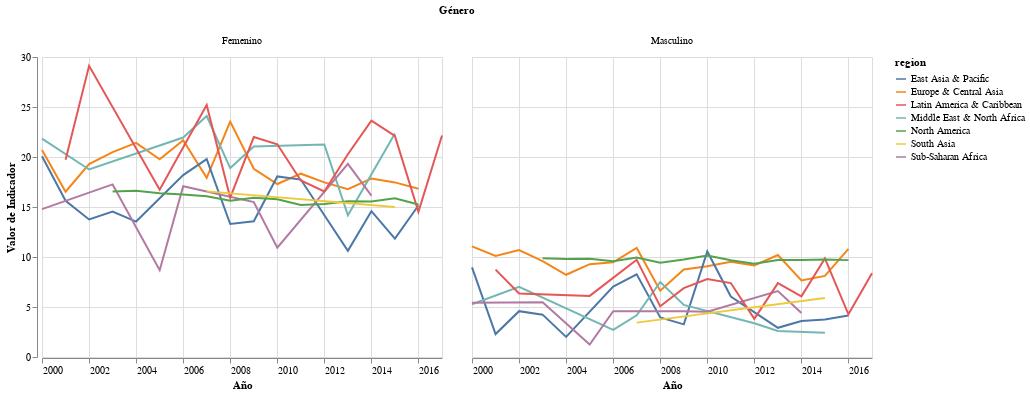

The notebook cell this image was saved under:
### Code cell
# para el primer gráfico agrego un selector por región para visualizar mejor los cambios 
input_dropdown = alt.binding_select(
    options = ['East Asia & Pacific', 'Europe & Central Asia', 'Latin America & Caribbean',
               'Middle East & North Africa', 'North America', 'South Asia', 'Sub-Saharan Africa']
)

dropSelect = alt.selection_single(fields=['region'],
                                  bind=input_dropdown,
                                  name='Region')

ch3 = alt.Chart(data_SGTIMUWRK).mark_line().encode(
        x=alt.X('year:T', axis=alt.Axis(labelAlign='left'), title='Año'),
        y=alt.Y('average(value):Q', title='Valor de Indicador'),
        color=alt.condition(dropSelect, 'region:N',
                        alt.value('lightgray')),
        column=alt.Column('gender:N', title='Género')
    ).transform_lookup(
      lookup='country_code',
      from_=alt.LookupData(countries, 'country_code', ['region'])).add_selection(dropSelect)
ch3

### Figure 1 — Vega-Lite specification as saved in the notebook (floating-point values rounded to 4 significant figures; data arrays with more than 128 entries replaced by an {"elided": "..."} marker saying what was removed)
{"config": {"view": {"continuousWidth": 400, "continuousHeight": 300}}, "data": {"name": "data-5f00d3ebc35f3ec8e120331c6158ac93"}, "mark": "line", "encoding": {"color": {"condition": {"type": "nominal", "field": "region", "selection": "Region"}, "value": "lightgray"}, "column": {"type": "nominal", "field": "gender", "title": "Género"}, "x": {"type": "temporal", "axis": {"labelAlign": "left"}, "field": "year", "title": "Año"}, "y": {"type": "quantitative", "aggregate": "average", "field": "value", "title": "Valor de Indicador"}}, "selection": {"Region": {"type": "single", "fields": ["region"], "bind": {"input": "select", "options": ["East Asia & Pacific", "Europe & Central Asia", "Latin America & Caribbean", "Middle East & North Africa", "North America", "South Asia", "Sub-Saharan Africa"]}}}, "transform": [{"lookup": "country_code", "from": {"data": {"name": "data-5ac61711dd79e6dcff192eead26cbb62"}, "key": "country_code", "fields": ["region"]}}], "$schema": "https://vega.github.io/schema/vega-lite/v4.8.1.json", "datasets": {"data-5f00d3ebc35f3ec8e120331c6158ac93": {"elided": "316 records"}, "data-5ac61711dd79e6dcff192eead26cbb62": {"elided": "263 records"}}}
